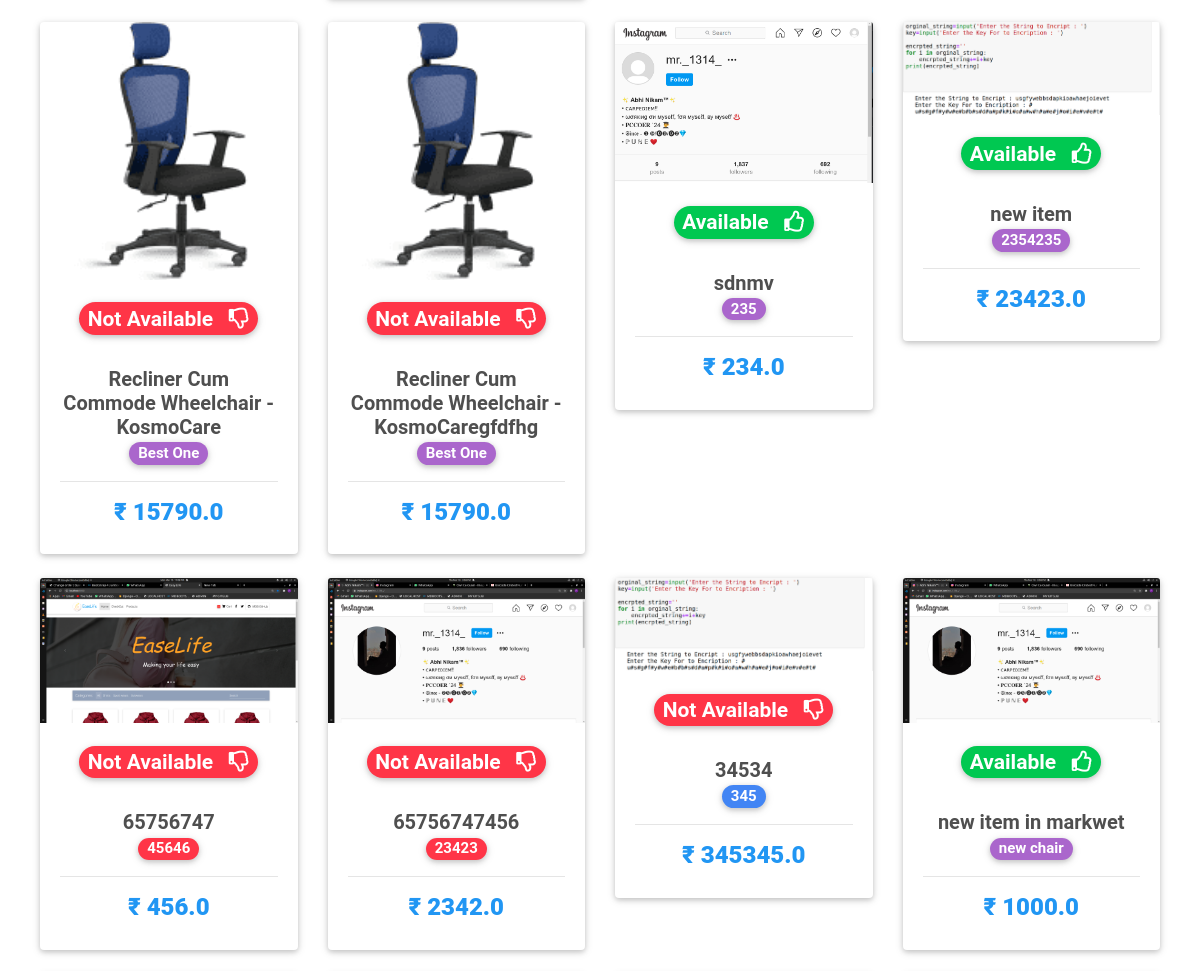
Before: / (middle part) with the older database file.
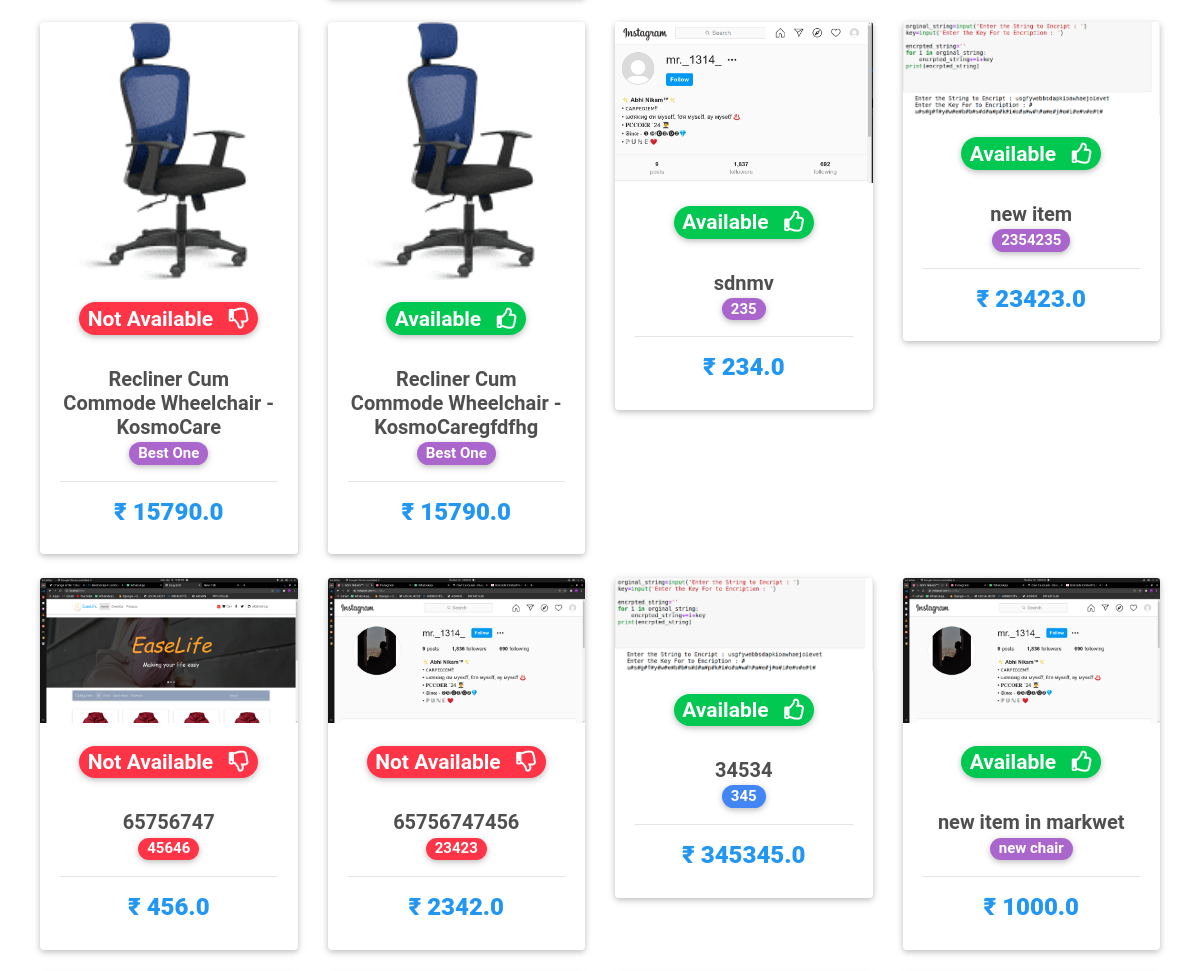
After: the same page with the newer database file.
### base/models.py (models this page shows, shortened)
class Item(models.Model):
    title =models.CharField( max_length=100,unique=True)
    price =models.FloatField()
    discount_price =models.FloatField(blank=True,null=True)
    category = models.CharField(choices=CATEGORY_CHOICES,verbose_name='Availablity Of Product',max_length=2,default='NA')
    label_name= models.CharField(max_length=14,verbose_name='The Word Inside a label',blank=True,null=True)
    label = models.CharField(choices=LABEL_CHOICES,max_length=1,default='P')
    slug=models.SlugField(max_length=150,blank=True,unique=True)
    description=models.TextField(max_length=1000)
    image=models.ImageField()
    image2=models.ImageField(blank=True)
    image3=models.ImageField(blank=True)
    image4=models.ImageField(blank=True)
    image5=models.ImageField(blank=True)
    image6=models.ImageField(blank=True)
    created = models.DateTimeField(auto_now_add=True)
    updated = models.DateTimeField(auto_now=True)
    def get_absolute_url(self):
        return reverse("base:product-view", kwargs={"slug": self.slug})

### base/views.py (the view)
# urls.py: path('',HomeNameList.as_view(),name ='item-list'),
class HomeNameList(ListView):
    model = Item
    context_object_name = 'items'
    template_name='home.html'

### templates/home.html (shortened to what this page needs)
{% extends 'base.html' %}
{% load static %}
  {% block content %}
  <main>
    <div class="container" style="padding-right: 10px;padding-left: 10px;">
      <section class="text-center mb-4">
        <div class="row wow fadeIn">
        {% for item in items %}
          <div class="col-lg-3 col-md-6 mb-4">
            <div class="card">
              <div class="view overlay">
                <img src="{{ item.image.url }}" class="card-img-top" alt="">
              </div>
              <div class="card-body text-center">
                <a href="" class="grey-text">
                     <h3>
                      {% if item.get_category_display == 'Available' %}
                          <span class="badge rounded-pill bg-success text-dark">Available &nbsp;&nbsp;<i class="far fa-thumbs-up"></i></span>
                      {% else %}
                          <span class="badge rounded-pill bg-danger">Not Available &nbsp;&nbsp;<i class="far fa-thumbs-down"></i></span>
                      {% endif %}
                   </h3>
                   <br>
                </a>
                  <h5>
                    <strong>
                      <a href="{{ item.get_absolute_url }}" class="dark-grey-text">{{item.title}}
                        {% if item.label_name %}
                          <br>
                            <span class='badge badge-pill {{ item.get_label_display }}-color' >{{item.label_name}} </span>
                          <hr>
                        {% endif %}
                      </a>
                    </strong>
                  </h5>
                <h4 class="font-weight-bold blue-text">
                  <strong>₹
                  {% if item.discount_price %}
                    {{item.discount_price }}
                  {% else %} {{item.price}}
                  {% endif %}
                 </strong>
                </h4>
              </div>
            </div>
           </div>
            {% endfor %}
          </div>
      </section>
    </div>
  </main>
    {% endblock content %}

### templates/base.html (shortened to what this page needs)
{% load static %}
<!DOCTYPE html>
<html lang="en">
<head>
  <link rel="stylesheet" href="https://use.fontawesome.com/releases/v5.11.2/css/all.css">
  <link rel="stylesheet" href="https://maxcdn.bootstrapcdn.com/bootstrap/4.0.0/css/bootstrap.min.css">
  <link href="{% static 'css/bootstrap.min.css' %}" rel="stylesheet">
  <link href="{% static 'css/mdb.min.css' %}" rel="stylesheet">
  <link href="{% static 'css/style.min.css' %}" rel="stylesheet">
  <link rel="stylesheet" href="https://cdnjs.cloudflare.com/ajax/libs/font-awesome/4.7.0/css/font-awesome.min.css">
</head>
<body >
    <div class="">
        {% block content  %}
      {% endblock content %}
    </div>
</body>
</html>

### templates/navi.html (shortened to what this page needs)
{% load static %}
{% load cart_template_tags %}

### templates/footer.html (shortened to what this page needs)
  {% load static %}

### templates/base.html (style rules this page uses)
html, body, header, .carousel { height: 60vh; }

Changed rows visible on the page:
changed Item "Recliner Cum Commode Wheelchair - KosmoCaregfdfhg": category "Not Available" → "Available"
changed Item (number 7 of 8 on the later page): category "Not Available" → "Available"
